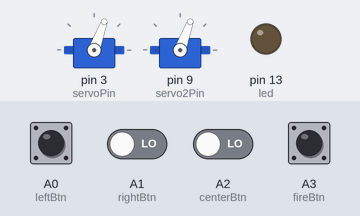
Simulated run of this sketch. Board: Arduino Uno, built with avr-gcc and run on an emulated ATmega328P. Shown: 2 × servo, output pins drawn as LEDs (lit = HIGH). The inputs (shaded band) are chosen by the test bench; at power-on: A3 (fireBtn) HIGH, A0 (leftBtn), A1 (rightBtn), A2 (centerBtn) LOW. Random numbers use the default seed unless the sketch sets one.

Above: at 1.2 s.
1.3 s: A3 (fireBtn) pulled LOW for 1 s
At 5.1 s:
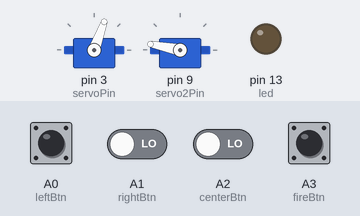
5.3 s: A3 (fireBtn) pulled LOW for 0.15 s
At 7.5 s:
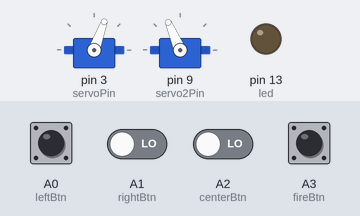
8.4 s: A3 (fireBtn) pulled LOW for 1 s
At 10.5 s:
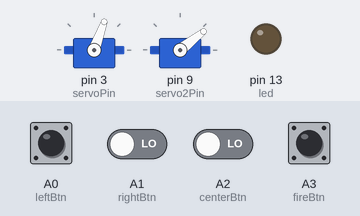
12.4 s: A3 (fireBtn) pulled LOW for 0.15 s
At 13.4 s:
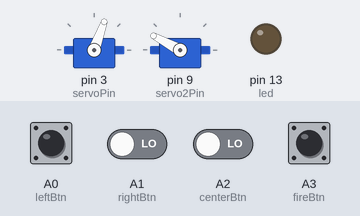
15.5 s: A1 (rightBtn) driven HIGH and A2 (centerBtn) driven HIGH
At 17.3 s:
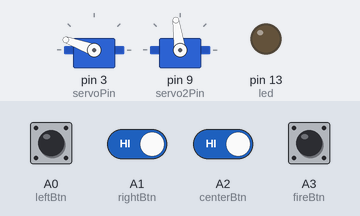
18.5 s: A2 (centerBtn) driven LOW
At 22.3 s:
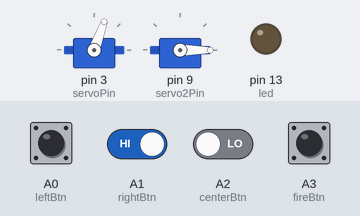
Timing chart, 0 to 49.0 s (numbered marks = the images above; inputs shaded):
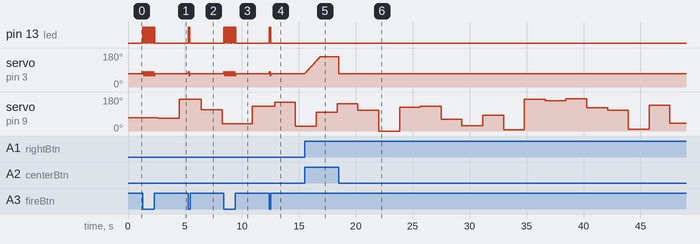

Measured:
- after the input at 1.3 s, pin 13 (led): alternates HIGH for 0.06 s and LOW for 0.02 s, 28 changes in all, then stays LOW, starting at once; servo on pin 3 (servoPin): 70° → 80° at once, then repeats every 0.15 s: 70° 0.03 s, 60° 0.06 s, 80° 0.06 s, until it stays 70° from 2.4 s
- after the input at 5.3 s, pin 13 (led): alternates HIGH for 0.06 s and LOW for 0.02 s, 4 changes in all, then stays LOW, starting at once; servo on pin 3 (servoPin): 70° → 80° at once, → 70° 0.06 s later
- after the input at 8.4 s, pin 13 (led): alternates HIGH for 0.06 s and LOW for 0.02 s, 28 changes in all, then stays LOW, starting at once; servo on pin 3 (servoPin): 70° → 80° at once, then repeats every 0.15 s: 70° 0.03 s, 60° 0.06 s, 80° 0.06 s, until it stays 70° from 9.5 s
- after the input at 12.4 s, pin 13 (led): alternates HIGH for 0.06 s and LOW for 0.02 s, 4 changes in all, then stays LOW, starting at once; servo on pin 3 (servoPin): 70° → 80° at once, → 70° 0.06 s later
- after the input at 15.5 s, servo on pin 3 (servoPin): moves from 70° to 160° over 1.3 s, starting at once
- after the input at 18.5 s, servo on pin 3 (servoPin): 160° → 70° at once

The sketch:

source.ino
```cpp
#include <Servo.h>

#define servoPin 3
#define servo2Pin 9
#define servoCenter 70
const byte leftBtn = A0;
const byte rightBtn = A1;
const byte centerBtn = A2;
const byte fireBtn = A3;
const byte led = 13;

byte loopcount = 0;
int servoVal = 70;
int targetPos = 70;
bool left, right, center, fire;

Servo servo;
Servo servoTarget;

void setup()
{
  servo.attach(servoPin);
  servoTarget.attach(servo2Pin);
  servo.write(servoVal);
  servoTarget.write(targetPos);
  pinMode(leftBtn, INPUT);
  pinMode(rightBtn, INPUT);
  pinMode(centerBtn, INPUT);
  pinMode(led, OUTPUT);
}

void loop()
{
  left = not digitalRead(leftBtn);
  right = not digitalRead(rightBtn);
  center = not digitalRead(centerBtn);
  fire = not digitalRead(fireBtn);
  if(left)
    servoVal ++;
  if(right)
    servoVal --;
  if(center)
    servoVal = 70;
  servoVal = constrain(servoVal, -20, 160);
  servo.write(servoVal);

  if(fire)
  {
    int pos = constrain(servoVal, -10, 150) + 10;
    digitalWrite(led, HIGH);
    for(int i=0; i < 2; i++)
    {
      servo.write(pos);
      delay(15);
      servo.write(pos - 20);
      delay(15);
    }
    digitalWrite(led, LOW);
    servo.write(servoVal);
  }


  loopcount ++;
  if(loopcount > 120)
  {
    targetPos = random(0, 180);
    servoTarget.write(targetPos);
    loopcount = 0;
  }
  delay(15);
}
```
